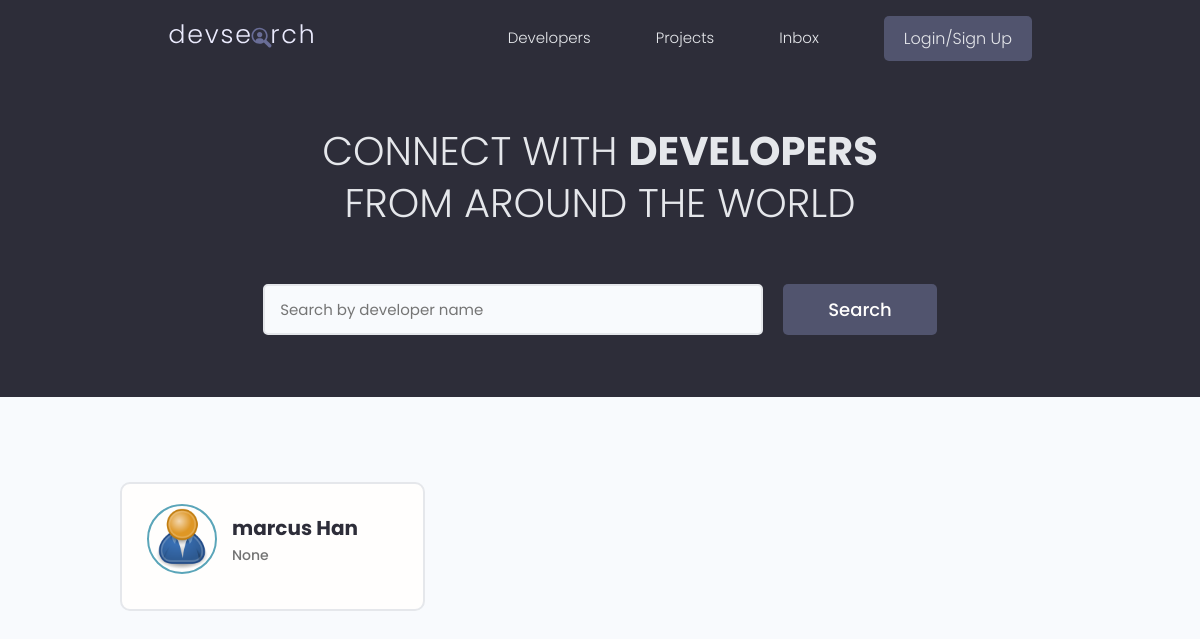
The app's page /, older data.
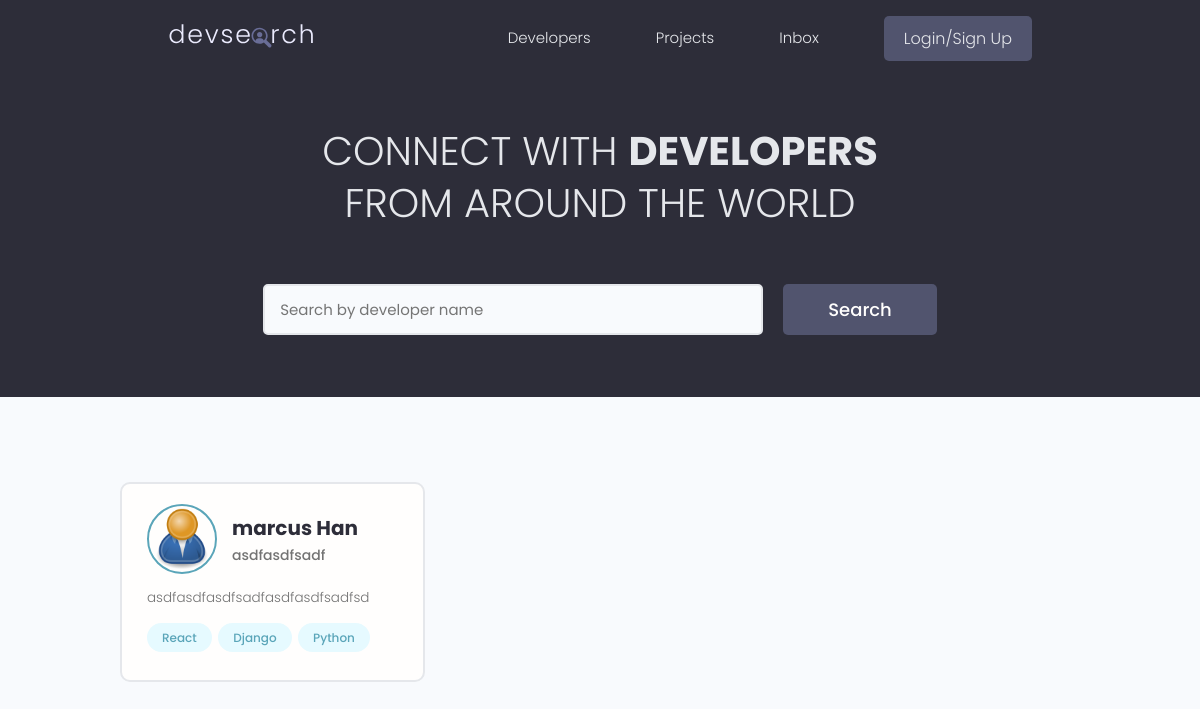
The same page, newer data.
### users/models.py (models this page shows, shortened)
class Profile(models.Model):
    user = models.OneToOneField(User, on_delete=models.CASCADE, null=True, blank=True)
    name = models.CharField(max_length=200, blank=True, null=True)
    email = models.EmailField(max_length=500, blank=True, null=True)
    username = models.CharField(max_length=200, blank=True, null=True)
    location = models.CharField(max_length=200, blank=True, null=True)
    short_intro = models.CharField(max_length=200, blank=True, null=True)
    bio = models.TextField(blank=True, null=True)
    profile_image = models.ImageField(null=True, blank=True, upload_to='profiles/', default='profiles/user-default.png')
    social_github = models.CharField(max_length=200, blank=True, null=True)
    social_twitter = models.CharField(max_length=200, blank=True, null=True)
    social_linkedin = models.CharField(max_length=200, blank=True, null=True)
    social_youtube = models.CharField(max_length=200, blank=True, null=True)
    social_website = models.CharField(max_length=200, blank=True, null=True)
    created = models.DateTimeField(auto_now_add=True)
    id = models.UUIDField(default=uuid.uuid4, unique=True, primary_key=True, editable=False)

class Skill(models.Model):
    owner = models.ForeignKey(Profile, on_delete=models.CASCADE, null=True, blank=True)
    name = models.CharField(max_length=200, blank=True, null=True)
    description = models.TextField(null=True, blank=True)
    created = models.DateTimeField(auto_now_add=True)
    id = models.UUIDField(default=uuid.uuid4, unique=True, primary_key=True, editable=False)
    def __str__(self) -> str:
        return str(self.name)

### users/views.py (the view)
# urls.py: path('', views.profiles, name='profiles'),
def profiles(request):
    profiles = Profile.objects.all()
    context = {'profiles': profiles}
    return render(request, 'users/profiles.html', context)

### users/templates/users/profiles.html (shortened to what this page needs)
{% extends 'main.html' %}
{% block content %}
  <main class="home">
    <section class="hero-section text-center">
      <div class="container container--narrow">
        <div class="hero-section__box">
          <h2>CONNECT WITH <span>DEVELOPERS</span></h2>
          <h2>FROM AROUND THE WORLD</h2>
        </div>
        <div class="hero-section__search">
          <form class="form" action="#" method="get">
            <div class="form__field">
              <input class="input input--text" id="formInput#search" type="text" name="text"
                placeholder="Search by developer name" />
            </div>
            <input class="btn btn--sub btn--lg" type="submit" value="Search" />
          </form>
        </div>
      </div>
    </section>
    <section class="devlist">
      <div class="container">
        <div class="grid grid--three">
        {% for profile in profiles %}
          <div class="column card">
            <div class="dev">
              <a href="{% url 'user-profile' profile.id %}" class="card__body">
                <div class="dev__profile">
                  <img class="avatar avatar--md" src="{{ profile.profile_image.url }}" alt="image" />
                  <div class="dev__meta">
                    <h3>{{ profile.name }}</h3>
                    <h5>{{ profile.short_intro|slice:"60" }}</h5>
                  </div>
                </div>
                <p class="dev__info">{{ profile.bio|slice:"150" }}</p>
                <div class="dev__skills">
                    {% for skill in profile.skill_set.all|slice:"5" %}
                    <span class="tag tag--pill tag--main">
                        <small>{{ skill }}</small>
                    </span>
                    {% endfor %}
                </div>
              </a>
            </div>
          </div>
        {% endfor %}
        </div>
      </div>
    </section>
  </main>
{% endblock content %}

Row changes from the older to the newer data that the page shows:
changed Profile "marcus Han": short_intro "None" → "asdfasdfsadf"; bio (not shown) → "asdfasdfasdfsadfasdfasdfsadfsd"
added Skill: name "React"
added Skill: name "Django"
added Skill: name "Python"
